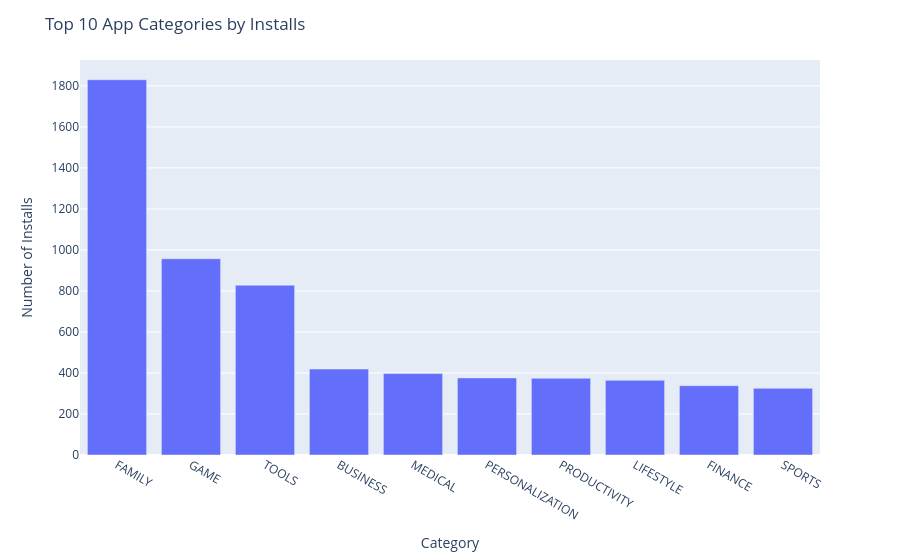

Notebook code for this chart:
### Markdown cell above
### Vertical Bar Chart - Highest Competition (Number of Apps)

### Code cell
top_10_categories = df_apps_clean["Category"].value_counts().head(10)
top_10_categories
bar_installs = px.bar(x=top_10_categories.index, y=top_10_categories.values)
bar_installs.update_layout(
    title="Top 10 App Categories by Installs",
    xaxis_title="Category",
    yaxis_title="Number of Installs",
)
bar_installs.show()

### Figure 1 — Plotly figure (JSON) as saved in the notebook; plotly's stock layout.template omitted (floating-point values rounded to 4 significant figures)
{"data": [{"hovertemplate": "x=%{x}<br>y=%{y}<extra></extra>", "legendgroup": "", "marker": {"color": "#636efa", "pattern": {"shape": ""}}, "name": "", "orientation": "v", "showlegend": false, "textposition": "auto", "type": "bar", "x": ["FAMILY", "GAME", "TOOLS", "BUSINESS", "MEDICAL", "PERSONALIZATION", "PRODUCTIVITY", "LIFESTYLE", "FINANCE", "SPORTS"], "xaxis": "x", "y": [1830, 957, 828, 419, 397, 376, 374, 364, 338, 325], "yaxis": "y"}], "layout": {"barmode": "relative", "legend": {"tracegroupgap": 0}, "margin": {"t": 60}, "title": {"text": "Top 10 App Categories by Installs"}, "xaxis": {"anchor": "y", "domain": [0, 1], "title": {"text": "Category"}}, "yaxis": {"anchor": "x", "domain": [0, 1], "title": {"text": "Number of Installs"}}}}
